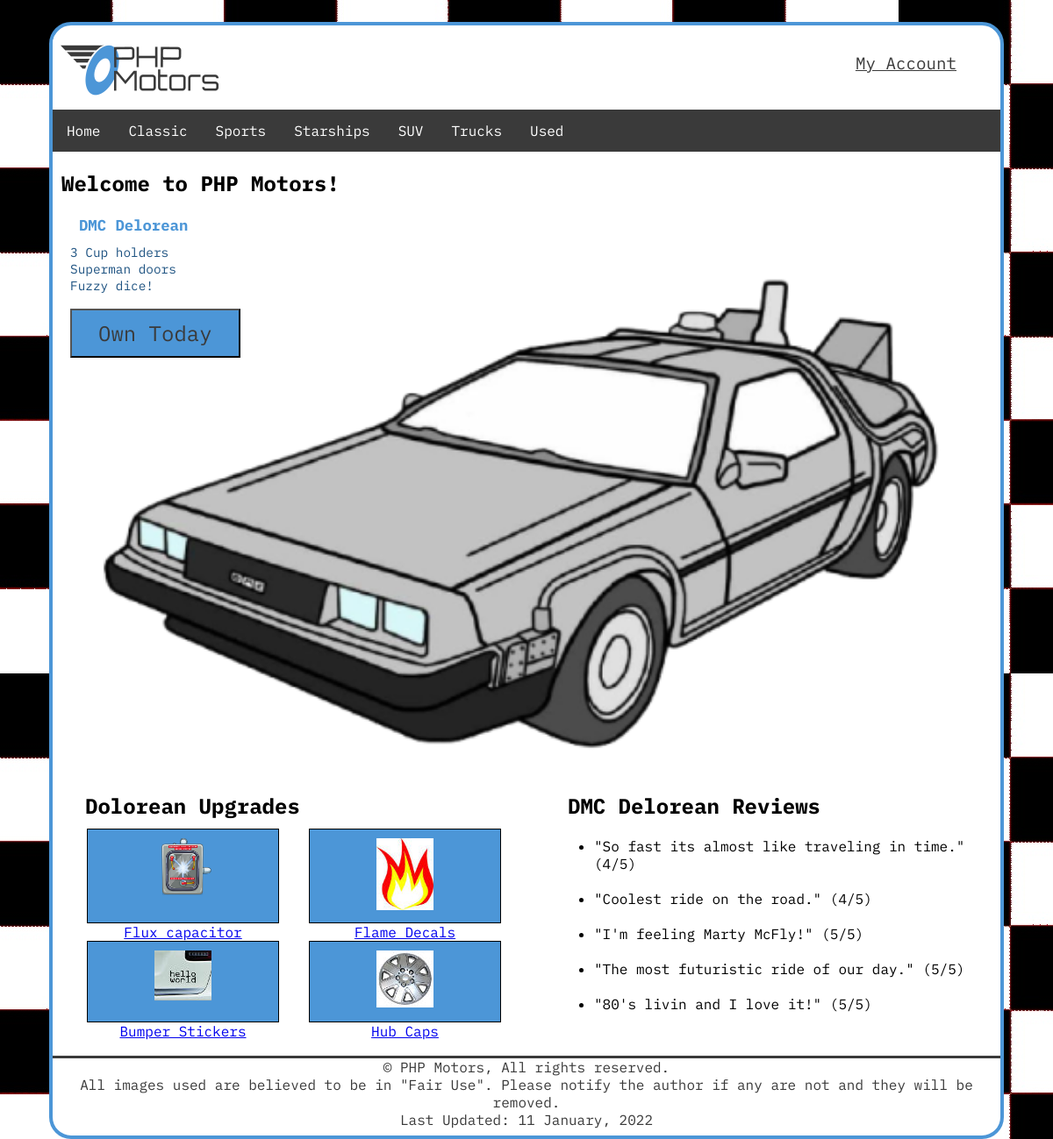
The page / on the database its author committed.
### tables this page shows
CREATE TABLE `carclassification` (
  `classificationId` int NOT NULL,
  `classificationName` varchar(30) NOT NULL
);

### model/main-model.php (called while the page is built, shortened)
<?php
function getClassifications(){
    $db = phpmotorsConnect();
    $sql = 'SELECT * FROM carclassification ORDER BY classificationName ASC';
    $stmt = $db->prepare($sql);
    $stmt->execute();
    $classifications = $stmt->fetchAll();
    return $classifications;
}

### library/functions.php (the view, shortened to what this page needs)
<?php
function buildNavigationBar($classifications) {
    $navList = '<ul class="nav-list">';
    $navList .= "<li class='nav-list-item'><a href='/phpmotors/' title='View the PHP Motors home page'>Home</a></li>";
    foreach ($classifications as $classification) {
        $navList .= "<li class='nav-list-item'><a href='/phpmotors/vehicles/?action=classification&classificationName=".urlencode($classification['classificationName'])."' title='View our $classification[classificationName] lineup of vehicles'>$classification[classificationName]</a></li>";
    }
    $navList .= '</ul>';
    return $navList;
}
?>

### css/styles.css (style rules this page uses)
* { box-sizing: border-box; margin: 0 auto; }
*, *:before, *:after { box-sizing: inherit; }
body { background-image: url("../images/site/checkerboard.jpg"); }
.nav-list { background-color: #3a3a3a; margin: 0; padding: 0; overflow: hidden; list-style-type: none; width: 100%; max-height: 50px; }
.nav-list-item { float: left; padding: 14px 16px; }
.nav-list a { color: #ffffff !important; font-family: "IBM Plex Mono", monospace; text-decoration: none; }

### rows shown on the page
carclassification: classificationName "Classic"
carclassification: classificationName "Sports"
carclassification: classificationName "Starships"
carclassification: classificationName "SUV"
carclassification: classificationName "Trucks"
carclassification: classificationName "Used"
